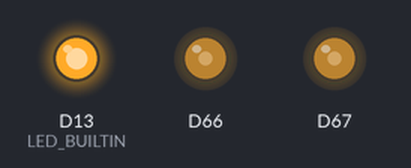
Bench run of a sketch on a simulated Arduino Due. Parts: output pins drawn as LEDs (lit = HIGH).

Above: at 0.05 s.
At 2.55 s:
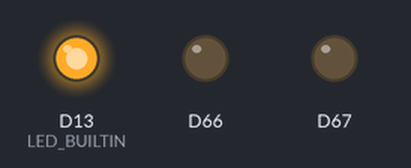
At 6.25 s:
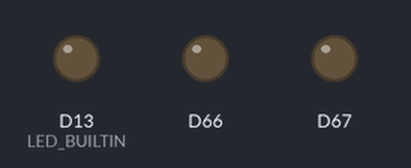
Timing chart, 0 to 8.2 s (numbered marks = the images above):
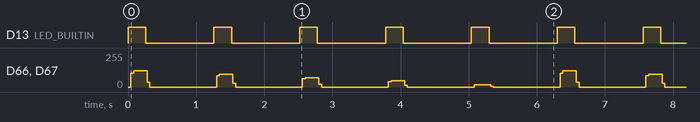

Measured:
- by itself, D13 (LED_BUILTIN): alternates HIGH for 0.26 s and LOW for 1.0 s

The sketch:

due_analog_01.ino
```cpp
//Testing Arduino Due sound output to DAC0 and DAC1 with resolution 12 bit
//It generates sine wave tone with fading and slowly decreasing volume, and pause, again and again.

//Result: Volume decreasing feels good, but the sine wave sounds aliased - hi-frequency noise...

//Important note on connection: use 500 Ohm resistors to protect DAC0,1 from burning:
//    DAC0,1 -> Resistor 500 Ohm -> Buzzer or Jack Signal.
//    Gnd -> Buzzer of Jack Gnd

void setup() {
  pinMode(LED_BUILTIN, OUTPUT);

  //set analogWrite resolution (for DAC)
  analogWriteResolution(12);

  //Write zeros to audio
  analogWrite(DAC0,0);
  analogWrite(DAC1,0);

}

//Decreasing
long int Max_Vol = 1000;
long int Vol = Max_Vol;

void loop() {
  digitalWrite(LED_BUILTIN, HIGH);
  long int Fade = 500; //Fading

  for (long int t=0; t<10000; t++) {
    long int vol = (t<500)?t:(t>10000-Fade)?(10000-1-t):Fade; //0..Fade
    float val = sin(3*t*0.1);
    val = val*0.5 + 0.5;
    int v = int(val*4095*vol*Vol/(Fade * Max_Vol));
    analogWrite(DAC0,v);        //Output sound, no need set "OUTPUT" mode
    analogWrite(DAC1,v);

    delayMicroseconds(10);
  }
  Vol -= 200;
  if (Vol == 0) Vol = 1000;

  analogWrite(DAC0,0);
  analogWrite(DAC1,0);

  digitalWrite(LED_BUILTIN, LOW);
  delay(1000);
}
```
